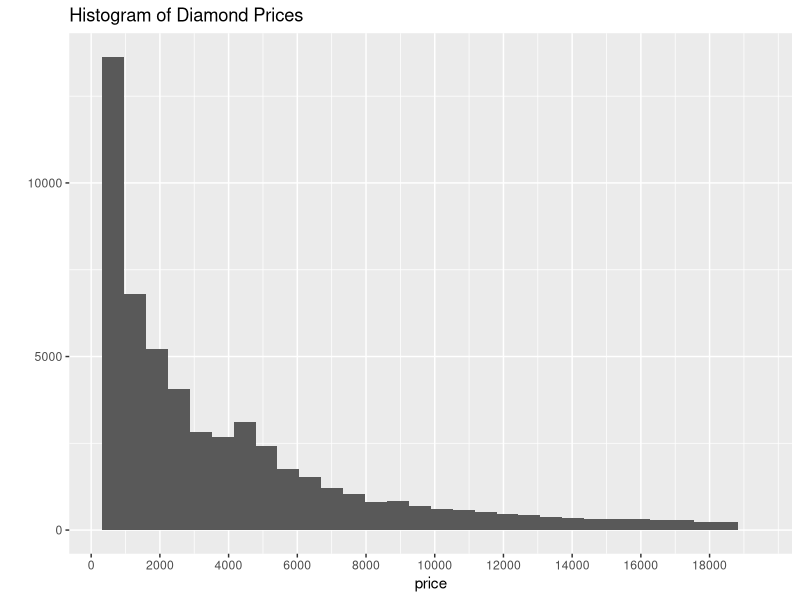
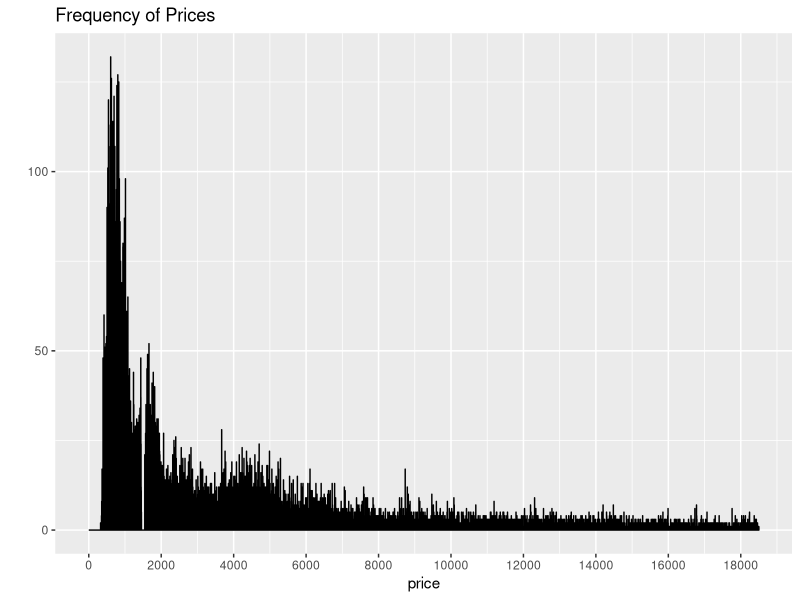
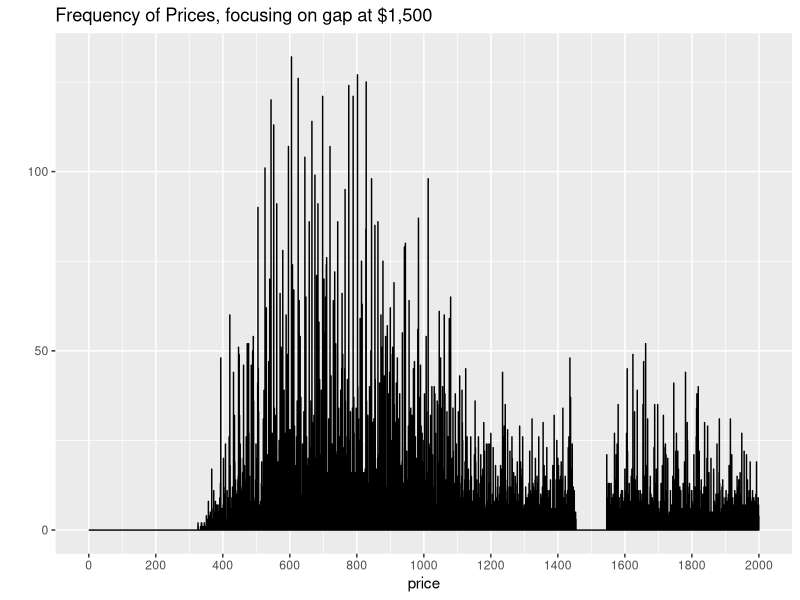
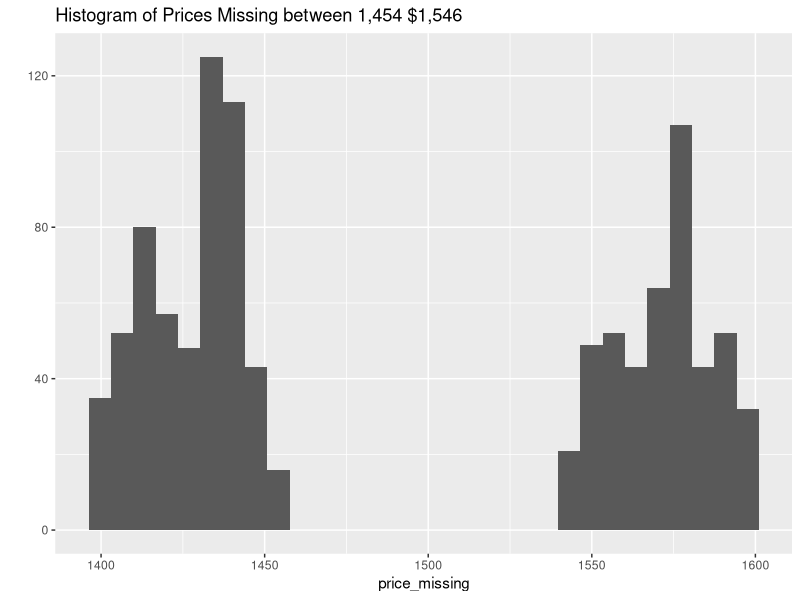
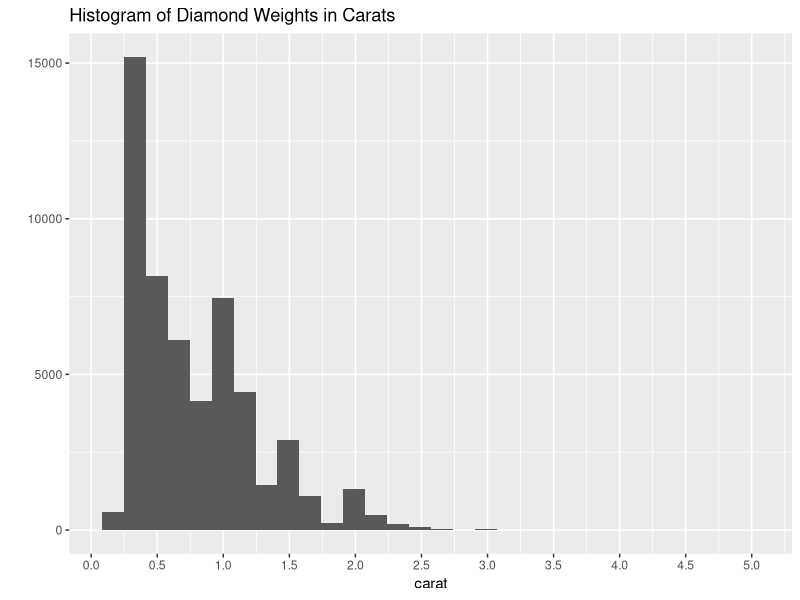
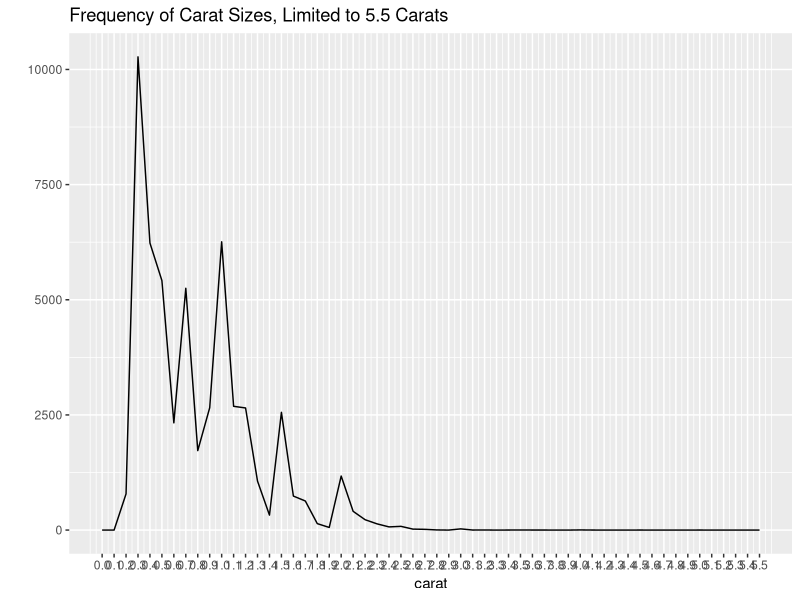
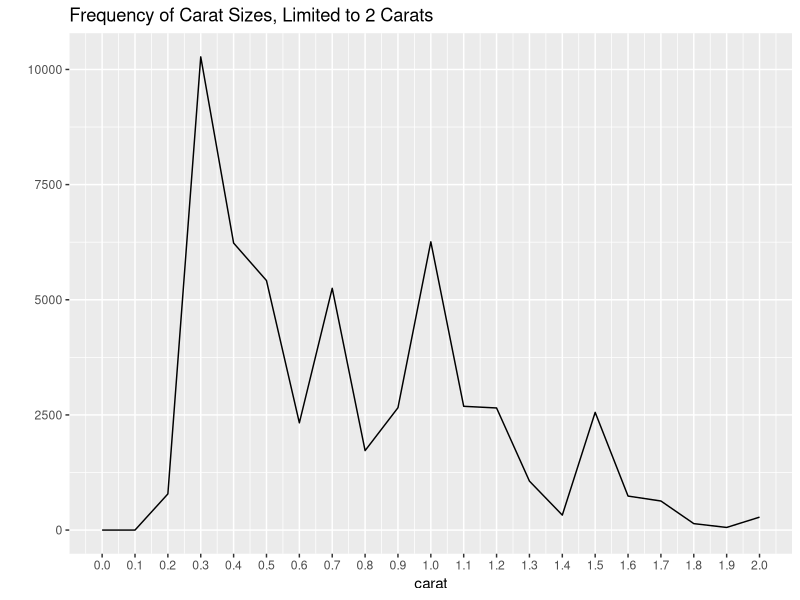
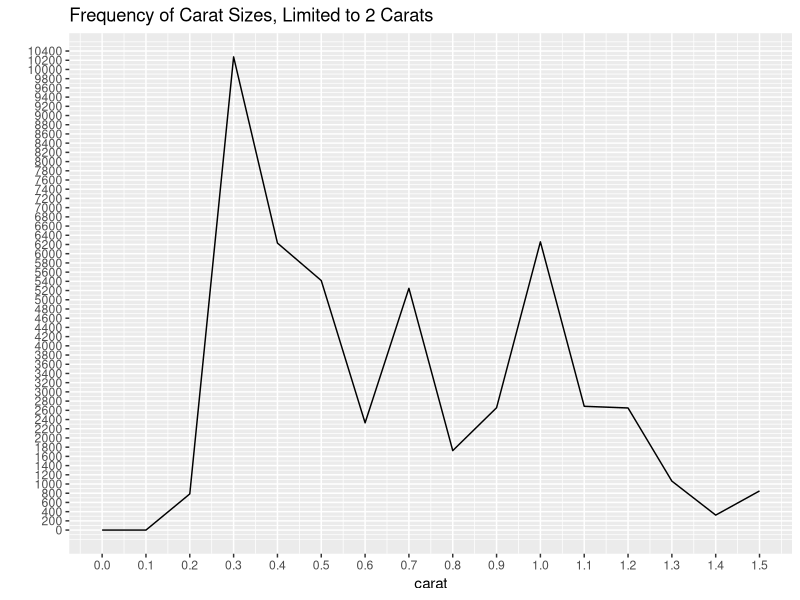

Write the R code that produced these figures, in order.
## ---- chunk 1
knitr::opts_chunk$set(echo = TRUE)

#load code library dependencies, and set up data set.
library(ggplot2)
library(gridExtra)
library(magrittr)
library(scales)

#View(diamonds) #Used to check work, but doesn't show in knitted reports
pf <- diamonds #shorter data frame alias
names(pf) #get var names
pf<-pf[,-10] #remove 'z'
pf<-pf[,-9] #remove 'y'
pf<-pf[,-8] #remove 'x'
pf<-pf[,-6] #remove 'table'
#View(pf) #Used to check work, but doesn't show in knitted reports
## ---- chunk 2
#The Strucutre command tells us the number of obsevations, and details about what the variables are, their kinds, and some sample values.
str(pf)

## ---- chunk 3
#This code produces a summary of diamond Prices
summary(pf$price)

#This code produces a historgram of diamond Prices
qplot(x =price, data=pf, main = 'Histogram of Diamond Prices')+ scale_x_continuous(breaks = seq(0, 18820, 2000))

#This code produces a historgram of diamond Prices
qplot(x = price, data= pf, binwidth = .1, geom = 'freqpoly', main = 'Frequency of Prices')+
  scale_x_continuous(lim = c(0,18500), breaks = seq(0, 18500, 2000)) +
  scale_y_continuous(limits = c(0,NA))

#This code produces a historgram of diamond Prices
qplot(x = price, data= pf, binwidth = .1, geom = 'freqpoly', main = 'Frequency of Prices, focusing on gap at $1,500')+
  scale_x_continuous(lim = c(0,2000), breaks = seq(0, 2000, 200)) +
  scale_y_continuous(limits = c(0,NA))
## ---- chunk 4

#Collect, and sort ascending the unique values of price between $1,400 and $1,600
p<-sort(unique(subset(pf$price,  (pf$price < 1600 & pf$price > 1400), drop = TRUE)))
p

#Put these into a vector
price_missing <-  subset(pf$price,  (pf$price < 1600 & pf$price > 1400), drop = TRUE)
#Table was not useful 

#Create a histogram of these valuesof price between $1,400 and $1,600                 
qplot(price_missing, main="Histogram of Prices Missing between 1,454 $1,546")


## ---- chunk 5
#"How many values does Carat take?"
length(unique(pf$carat))

#A descriptive statistical sumary of the values 
summary(pf$carat)
#table(pf$carat) #Produces a table of counts by the 273 values

#What values does Carat take?"
#sort(unique(pf$carat))
#This commented out code produces a sorted list of the 273 unique values that are too many - to view or to make it a factor.

#This code produces a historgram of Carat Values
qplot(x =carat, data=pf, main = 'Histogram of Diamond Weights in Carats') + scale_x_continuous(breaks = seq(0, 5.5, .5))
#A histogram of the carat values. Note, although there are a few in the 5.0 #range there are too few to see at this scale.

#This code produces Frequency plots of Carat Values
qplot(x = carat, data= pf, binwidth = .1, geom = 'freqpoly', main = 'Frequency of Carat Sizes, Limited to 5.5 Carats')+
  scale_x_continuous(lim = c(0,5.5), breaks = seq(0, 5.5, .1))

qplot(x = carat, data= pf, binwidth = .1, geom = 'freqpoly', main = 'Frequency of Carat Sizes, Limited to 2 Carats')+
  scale_x_continuous(lim = c(0,2), breaks = seq(0, 2, .1))

qplot(x = carat, data= pf, binwidth = .1, geom = 'freqpoly', main = 'Frequency of Carat Sizes, Limited to 2 Carats')+
  scale_x_continuous(lim = c(0,1.5), breaks = seq(0, 5.5, .1)) +
  scale_y_continuous(limits = c(0,NA), breaks = seq(0, 10500, 200))
# May need to use zoom for .8

## ---- chunk 6

#This code produces a scatter plot of Prices by Carat
qplot(x =carat, y=price, data=pf, main = 'Diamond Prices by Carat') +
  scale_x_continuous(breaks = seq(0, 5.5, .5)) +
  scale_y_continuous(breaks = seq(0, 18820, 2000))

## ---- chunk 7

#This code gives the summary statistics for Clarity
summary(pf$clarity)

#This code gives a Boxplot of Clarity values
qplot(x = clarity, y= price, 
      data= pf, 
      geom = "boxplot", main = 'Diamond Boxplot by Clarity') +
      scale_y_continuous(limits = c(0, 19000))
## ---- chunk 8
#This code gives the summary statistics for Depth
summary(pf$depth)

#This code gives the Histogram of Prices for Depth
qplot(x =depth, data=pf, main = 'Histogram Diamond Prices by Depth') + scale_x_continuous(breaks = seq(40, 79, 2))

#This code produces a scatterplot for Prices by Depth
qplot(x =depth, y=price, data=pf, main = 'Scatterplot of Diamond Prices by Depth') +
  scale_x_continuous(breaks = seq(40, 79, 2)) +
  scale_y_continuous(breaks = seq(0, 18820, 2000))

# Depth seems to have no real affect on price.
## ---- chunk 9
#This code gives the summary statistics for Color
summary(pf$color)
## ---- chunk 10

#This code gives a boxplot of Color values
qplot(x = color, y= price, 
      data= pf, 
      geom = "boxplot", main = 'Diamond Boxplot by Color') +
      scale_y_continuous(limits = c(0, 19000))

#Note the categorical value should be x, and continuous variable should be y #always true for boxplots

## ---- chunk 11
#This code gives a frequency plot of Prices, colored by Color values
qplot(x = price, data= pf, binwidth = 10, geom = 'freqpoly', color = color, main = 'Diamond Prices by Color')+
  scale_x_continuous(lim = c(0,18820), breaks = seq(0,18820, 2000))
## ---- chunk 12

#The below code gives, A Frequency Plot for Each Color
select_d <- subset( pf, color == "D", select = c(color, price), drop = TRUE)
only_d<- qplot(x = price, data= select_d, binwidth = 10, geom = 'freqpoly', color = color, main = 'Diamond Prices, Color D')+
  scale_x_continuous(lim = c(0,18820), breaks = seq(0,18820, 2000))
only_d

select_e <- subset( pf, color == "E", select = c(color, price), drop = TRUE)
only_e<- qplot(x = price, data= select_e, binwidth = 10, geom = 'freqpoly', color = color, main = 'Diamond Prices, Color E')+
  scale_x_continuous(lim = c(0,18820), breaks = seq(0,18820, 2000))
only_e

select_f <- subset( pf, color == "F", select = c(color, price), drop = TRUE)
only_f<- qplot(x = price, data= select_f, binwidth = 10, geom = 'freqpoly', color = color, main = 'Diamond Prices, Color F')+
  scale_x_continuous(lim = c(0,18820), breaks = seq(0,18820, 2000))
only_f

select_g <- subset( pf, color == "G", select = c(color, price), drop = TRUE)
only_g<- qplot(x = price, data= select_g, binwidth = 10, geom = 'freqpoly', color = color, main = 'Diamond Prices, Color G')+
  scale_x_continuous(lim = c(0,18820), breaks = seq(0,18820, 2000))
only_g

select_h <- subset( pf, color == "H", select = c(color, price), drop = TRUE)
only_h<- qplot(x = price, data= select_h, binwidth = 10, geom = 'freqpoly', color = color, main = 'Diamond Prices, Color H')+
  scale_x_continuous(lim = c(0,18820), breaks = seq(0,18820, 2000))
only_h

select_i <- subset( pf, color == "I", select = c(color, price), drop = TRUE)
only_i<- qplot(x = price, data= select_i, binwidth = 10, geom = 'freqpoly', color = color, main = 'Diamond Prices, Color I')+
  scale_x_continuous(lim = c(0,18820), breaks = seq(0,18820, 2000))
only_i

select_j <- subset( pf, color == "J", select = c(color, price), drop = TRUE)
only_j<- qplot(x = price, data= select_j, binwidth = 10, geom = 'freqpoly', color = color, main = 'Diamond Prices, Color J')+
  scale_x_continuous(lim = c(0,18820), breaks = seq(0,18820, 2000))
only_j

#grid.arrange(only_d, only_e, only_f, only_g, only_h, only_i, only_j, ncol = 1, newpage = TRUE) 
#This code normally creates all the charts in a single column

## ---- chunk 13
#The below code gives, A Frequency Plot for All Colors, Zooming in to prices up to $1,000

qplot(x = price, data= pf, binwidth = 10, geom = 'freqpoly', color = color, main = 'Diamond Prices by Color, Limited to $1000')+
  scale_x_continuous(lim = c(0,1000), breaks = seq(0,1000, 500))
## ---- chunk 14
#This code provides the table of Counts for Diamonds of this Color
table(pf$color)
#This code provides the table of Sums for Diamond's Prices of this Color
by(pf$price, pf$color, sum)
 
## ---- chunk 15
qplot(x = pf$cut, y= price, xlab = "cut",
      data= pf, 
      geom = "boxplot") +
  coord_cartesian(ylim = c(0, 18500))

